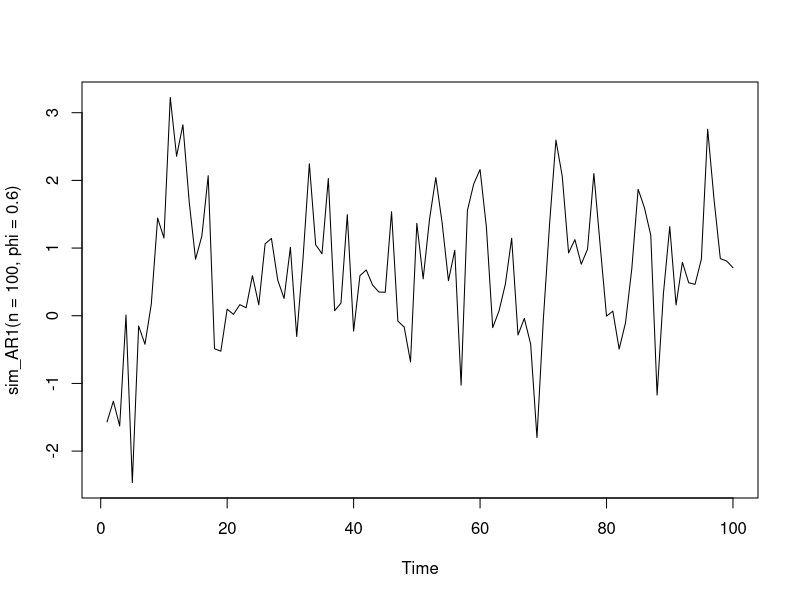

Write the R code that produced this figure.
# Effect of Correlation on Confidence Intervals

### PROBLEM 1 ###
## Write a function sim_AR1 with arguments n, phi

# Assessing: transforming code into a function

# Teaching References:
# About R functions
# https://grimshawville.byu.edu/BYUStat250/Programming1.html#/r-functions
# Generating data from an AR(1)
# https://grimshawville.byu.edu/BYUStat250/Simulation2.html#/ar1-model
# Note: code they can copy is under Code tab at https://grimshawville.byu.edu/BYUStat250/Simulation2.html#/ar1-model-1

sim_AR1 <- function(n, phi){

  sigma_epsilon <- 1
  simdata_AR1 <- rep(0, n)

  for(i in 1 : n){
    if(i == 1){
      simdata_AR1[1] <- rnorm(1, mean = 0, sd = sigma_epsilon / sqrt(1 - phi^2))
    } else{
      simdata_AR1[i] <- phi * simdata_AR1[i - 1] + rnorm(1, mean = 0, sd = sigma_epsilon)
    }
}  

    simdata_AR1
}


# Test your code
ts.plot(sim_AR1(n = 100, phi = 0.6))

# plot should look similar to the phi = 0.6 tab at https://grimshawville.byu.edu/BYUStat250/Simulation2.html#/ar1-model-2


### PROBLEM 2 ###
# Write code to generate one dataset from an AR(1), compute the 95% CI for mu using t.test, and extract the lower & upper CI bounds from the t.test result

# Assessing: writing R code (steps, logic, syntax)

# Teaching References:
# Extracting results from an R function
# https://grimshawville.byu.edu/BYUStat250/Simulation3.html#/appendix
# Details on t.test
# https://grimshawville.byu.edu/BYUStat250/SimulationMiniProject.html#/using-t.test-to-compute-95-confidence-interval-for-mu

y <- sim_AR1(n = 20, phi = 0.2)
out <- t.test(y)
out$conf.int[1]
out$conf.int[2]



### PROBLEM 3 ###

# Write a function sim_MP to perform simulation

# Assessing: writing a function, returning a result from a function, for loop, saving the i th result (understanding R vector indexing), writing logical for if zero is in CI, compute proportion of "Event A" using mean

# Teaching References:
# Psuedo Code
# https://grimshawville.byu.edu/BYUStat250/SimulationMiniProject.html#/suggested-work-flow-problem-3-1
# Approximating P(A) using simulation
# https://grimshawville.byu.edu/BYUStat250/Simulation1.html#/motivating-example-6
# The code for approximating P(Type 1 Error) in S-W normality test may be helpful
# https://grimshawville.byu.edu/BYUStat250/Simulation3.html#/power-of-shapiro-wilk-test-2

sim_MP <- function(n, phi, Nsim = 10^5){
  CI_L <- rep(0, Nsim)
  CI_U <- rep(0, Nsim)

  for(i in 1 : Nsim){
    y <-  sim_AR1(n, phi)
      
    out <- t.test(y)
  
    CI_L[i] <- out$conf.int[1]
    CI_U[i] <- out$conf.int[2]
  }
  mean(CI_L < 0 & 0 < CI_U)
}

# Test your code
sim_MP(n = 100, phi = 0)




